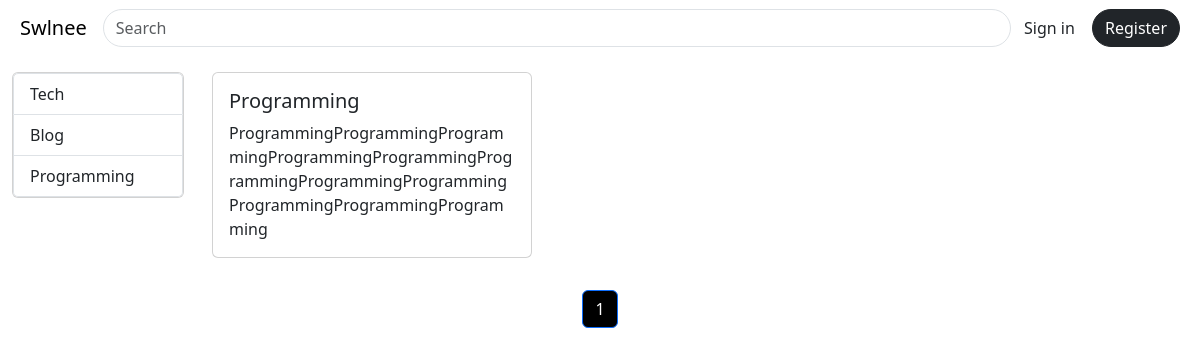
The page /cat on the database its author committed.
### index/models.py (models this page shows, shortened)
class Category(models.Model):
    title = models.CharField(max_length=100)
    slug  = models.CharField(max_length=250, blank=True)

class Post(models.Model):
    class NewManager(models.Manager):
        def get_queryset(self):
            return super().get_queryset() .filter(status='published')
    options = (
        ('draft', 'Draft'),
        ('published', 'Published'),
    )
    slug = models.SlugField(max_length=250, unique_for_date='publish')
    category = models.ForeignKey(Category, on_delete=models.PROTECT, default=1)
    book_author = models.CharField(max_length=250)
    title = models.CharField(max_length=250)
    description = models.TextField()
    publish = models.DateTimeField(default=timezone.now)
    author = models.ForeignKey(User, on_delete=models.CASCADE, related_name='blog_posts')
    content = CKEditor5Field('Text', config_name='extends')
    status = models.CharField(max_length=10, choices=options, default='published')
    favourites = models.ManyToManyField(User, related_name='favourite', default=None, blank=True)
    objects = models.Manager()  # default manager
    newmanager = NewManager()  # custom manager
    tags = TaggableManager()

### index/views.py (the view)
# urls.py: path('cat', categories , name= 'categories'),
def categories(request):
    cats = Category.objects.all().order_by('-id')
    catid = request.GET.get('categories')
    if catid:
        post = Post.newmanager.filter(category=catid).order_by('-id')
        paginator= Paginator(post,12)
        page_num = request.GET.get('page',1)
        post= paginator.page(page_num)
    else:
        post = Post.newmanager.filter(status='published').order_by('-id')
        paginator= Paginator(post,12)
        page_num = request.GET.get('page',1)
        post= paginator.page(page_num)
    return render(request,'categories.html',{'cats':cats, 'post':post,'catid':catid})

### index/templates/categories.html (shortened to what this page needs)
{% extends 'base.html' %}
{% load static %}
{% load bootstrap5 %}
{% block content%}
<div class="container-fluid">
    <div class="row row-cols-sm-1 row-cols-md-2 row-cols-lg-2">
        <div class="col-md-2 col-lg-2 pe-3  mb-4 mt-3">
            <div class="card">
                <div class="list-group">
                    {% for cat in cats %}
                    <a class="list-group-item" href="/cat?categories={{cat.id}}">{{cat.title}}</a>
                    {% endfor %}
                </div>
            </div>
        </div>
        <div class="col-md-10 col-lg-10 mt-3">
            <div class="row row-cols-1 row-cols-sm-2 row-cols-md-3 row-cols-lg-3 mb-2 g-2" data-masonry='{"percentPosition": true }'>
                {% for posts in post %}
                <div class="col">
                    <div class="card">
                        <div class="card-body">
                        <h5 class="card-title"><a class="text-dark" style="text-decoration: none;" href="">{{posts.title}}</a></h5>
                        <p class="card-text">{{posts.description}}</p>
                        </div>
                    </div>
                </div>
                {% endfor %}
            </div>
        </div>
    </div>
</div>
<nav aria-label="Pagination">
    <ul class="pagination justify-content-center my-4">
        {% for i in post.paginator.page_range %}
        {% if post.number == i %}
            <li class="page-item active"><a class="page-link bg-black" style="box-shadow: none" href="#">{{i}}</a></li>
        {% else %}
            <li class="page-item"><a class="page-link" href="?categories={{catid}}&page={{i}}">{{i}}</a></li>
        {% endif %}
        {% endfor %}
    </ul>
</nav>
{% endblock%}

### templates/base.html (style rules this page uses)
html, body { max-width: 100%; overflow-x: hidden; }

### rows shown on the page
Category: title "Tech"
Category: title "Blog"
Category: title "Programming"
Post: title "Programming", description "ProgrammingProgrammingProgrammingProgrammingProgrammingProgrammingProgrammingProgrammingProgrammingProgrammingProgramming"

### other values the page prints
{{ i }} "1"
